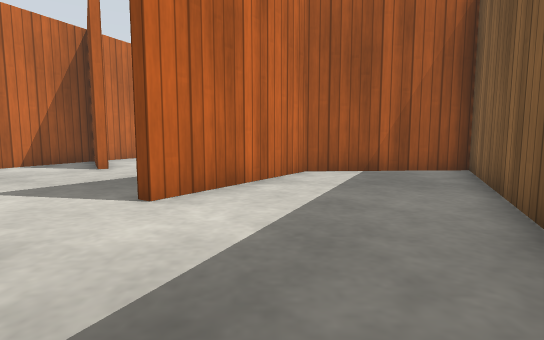
[1] (above)

16 first-person views from a walk through a robot-simulator world made for Gazebo. The camera is 0.5 m above the floor, tilts 6° down and sees 80° across. The floor is counted in squares, 0.5 m on a side. Each view is taken from the middle of a square. On the plan, view 1 faces up. The plan holds only what a view shows up to about 12 squares ahead; the rest is blank. The place goes on beyond the plan. Simple patterns stand in for the simulator's built-in surfaces. Some stock models are drawn as simple stand-ins.

[2]
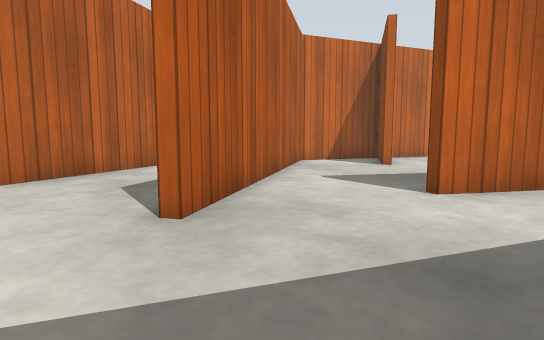

[3]
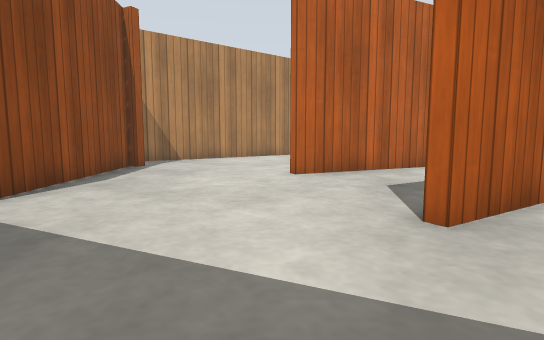

[4]
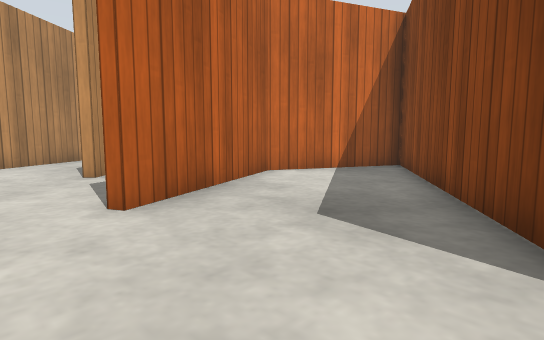

[5]
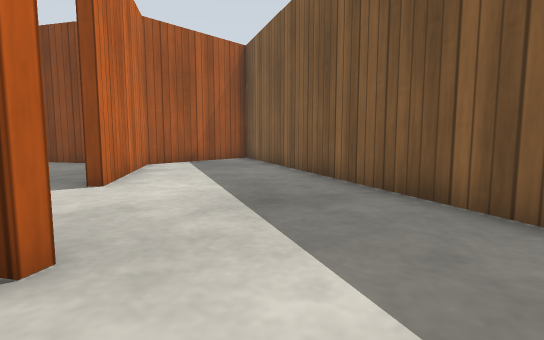

[6]
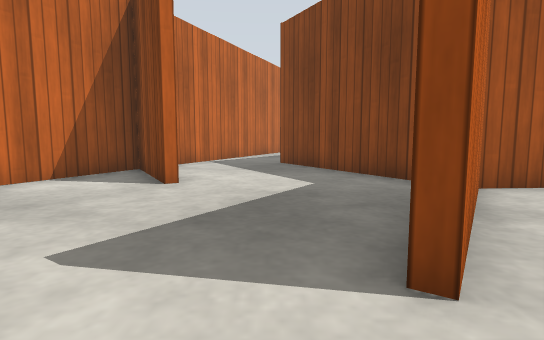

[7]
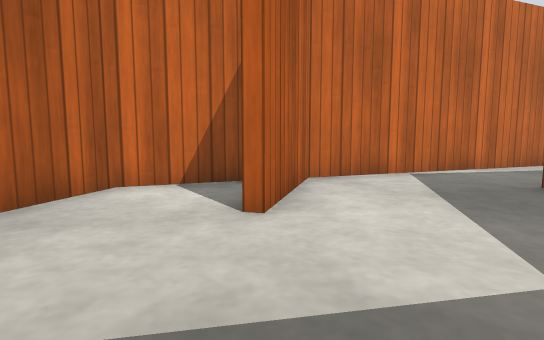

[8]
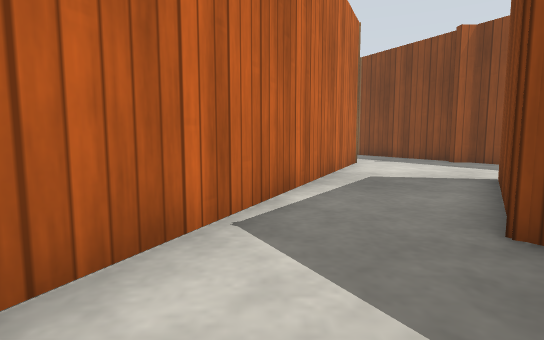

[9]
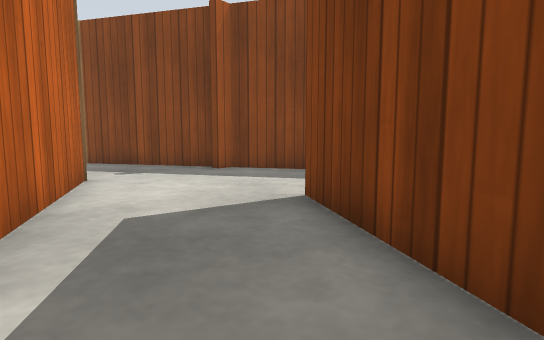

[10]
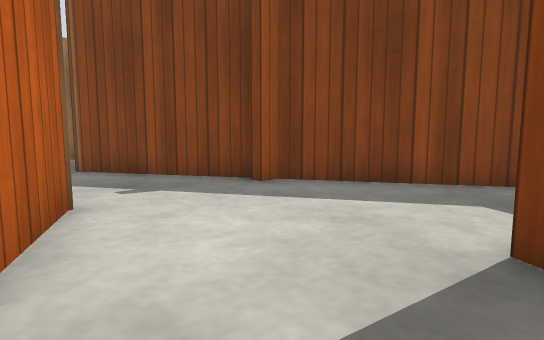

[11]
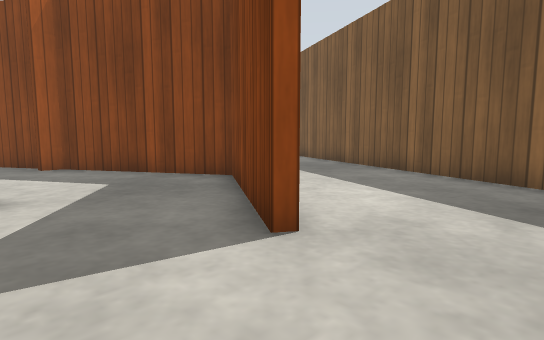

[12]
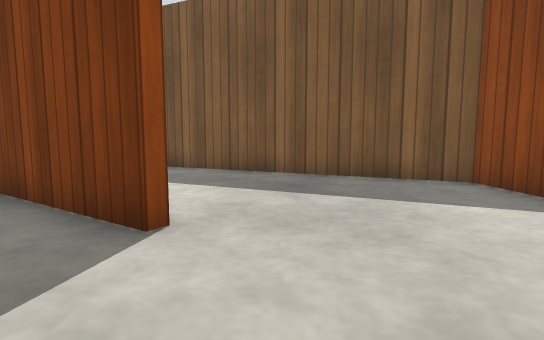

[13]
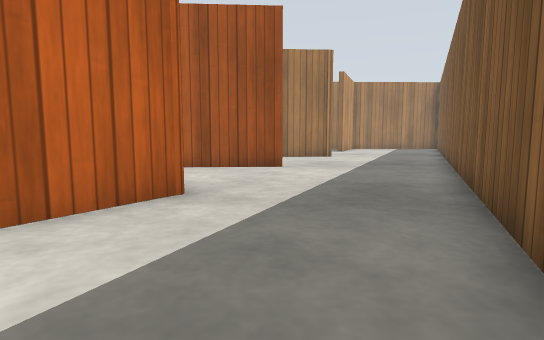

[14]
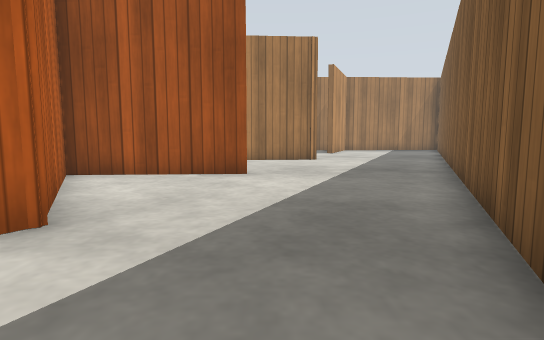

[15]
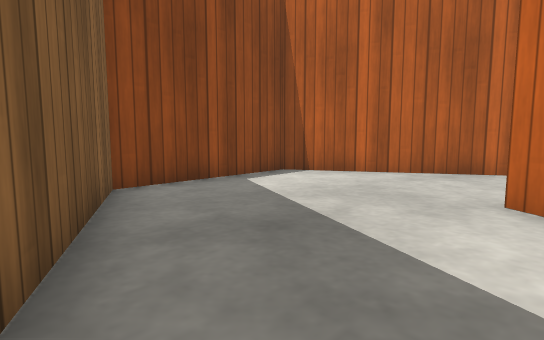

[16]
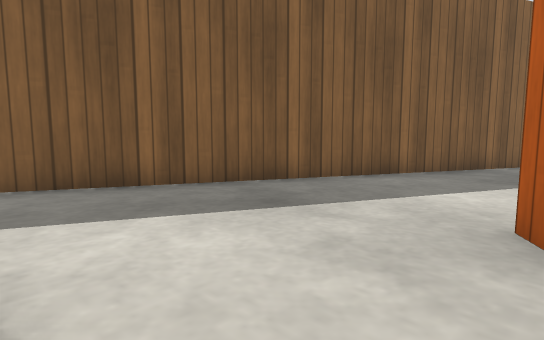

### Floor plan
Ten units are one square. View 1 is at (0, 0); x grows to the right and y downward. Boxes are objects, and circles mark ways between rooms. Rooms are numbered by the first view taken in them; rooms with no view inside come last. Other rooms are left out.
<svg viewBox="-112 -267 232 337">
<path fill="none" stroke="#000" d="M-35 -9 -37 -8 -87 -89 -107 -46 -84 4M-85 56 -51 54M-17 65 13 0M13 0 57 -94 9 -91M10 -92 -19 -49 -22 -51M-53 -38 -35 -9M-52 -96 -70 -128 -86 -93 -53 -38M1 -102 -27 -151 -8 -179M-33 -210 -68 -131 -49 -97M29 -157 25 -151 23 -153 28 -161M-20 -145 9 -94 59 -97 83 -149M74 -245 27 -242 54 -195 41 -174M83 -149 115 -217M-8 -179 3 -195M21 -247 13 -262M-19 -241 -33 -210M28 -161 51 -195 24 -242 18 -242 18 -246"/>
<circle cx="-15" cy="-15" r="3" fill="#2a7"/>
<circle cx="-35" cy="-55" r="3" fill="#2a7"/>
<circle cx="-20" cy="-195" r="3" fill="#2a7"/>
<circle cx="55" cy="-160" r="3" fill="#2a7"/>
<circle cx="15" cy="-175" r="3" fill="#2a7"/>
<text x="-50" y="10">1</text>
<text x="0" y="-40">2</text>
<text x="-40" y="-110">3</text>
<text x="30" y="-140">4</text>
<text x="70" y="-200">5</text>
<text x="10" y="-210">6</text>
</svg>
Room 1 opens to room 2. Room 2 opens to room 3. Room 3 opens to room 6. Room 4 opens to room 5. Room 4 opens to room 6.

Where each view was taken, in squares from view 1:
view 1: 0 up, 0 right, facing up
view 2: 1 down, 0 right, facing up-left
view 3: 1 down, 0 right, facing left
view 4: 2 down, 4 left, facing up-left
view 5: 2 down, 4 left, facing up-right
view 6: 3 up, 3 left, facing up
view 7: 7 up, 2 left, facing up-left
view 8: 12 up, 5 left, facing up
view 9: 16 up, 4 left, facing up-right
view 10: 19 up, 3 left, facing up-right
view 11: 13 up, 0 right, facing up-right
view 12: 14 up, 1 left, facing right
view 13: 14 up, 7 right, facing up
view 14: 16 up, 8 right, facing up
view 15: 16 up, 8 right, facing down-left
view 16: 5 up, 4 left, facing down-right
